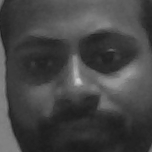
#> input picture FaceRecog/training-data/s3/my_img7.png, 152 x 152 px, found by its file name
$ python imagetoarray.py
#> lines starting #> are read from the running program, lines starting #| are printed output that depends on the picture
import cv2
import numpy as np
import csv
import matplotlib.pyplot as plt
import matplotlib.image as mpimg


img = cv2.imread('RIZWAN_data/my_img7.png')
#> img is the input picture: shape (152, 152, 3); min 27, max 204, mean 68.5
scale_percent = 20 # percent of original size
width = int(img.shape[1] * scale_percent / 100)
#> width = 30
height = int(img.shape[0] * scale_percent / 100)
#> height = 30
dim = (width, height)
#> dim = (30, 30)
resized = cv2.resize(img, dim, interpolation = cv2.INTER_AREA)
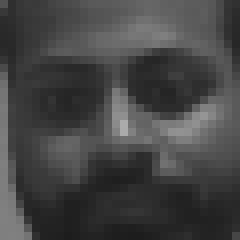
#> resized: shape (30, 30, 3) (shown 8 times larger); min 29, max 171, mean 68.5
plt.imshow(resized)

npimg = np.array(resized, dtype = 'int')
b = list(npimg.flat)
#> b = 2700 values, max 171 at index 1395, min 29 at index 2634, mean 68.52
print(b)
#> (printed output is left out)


head = []
for i in range(1, 13873):
    head.append("pixel"+str(i))


head.insert(0, 'label')

s = ""
for h in range(len(head)-1):
    s += head[h]+','

s += head[h+1]
s += '\n'


csv = open('data.csv', "w", encoding="utf-8")
csv.write(s)
csv.close()

$ run again, with FaceRecog/training-data/s3/my_img106.png copied over FaceRecog/training-data/s3/my_img7.png
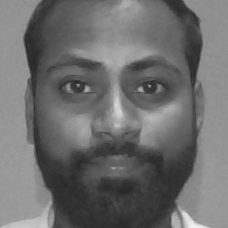
#> input picture FaceRecog/training-data/s3/my_img106.png, 228 x 228 px, found by its file name
#> img is the input picture: shape (228, 228, 3); min 33, max 242, mean 109
#> `resized = cv2.resize(img, dim, interpolation = cv2.INTER_AREA)`:
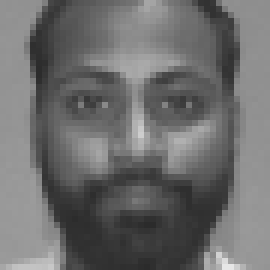
#> resized: shape (45, 45, 3) (shown 6 times larger); min 43, max 230, mean 109
#> b = 6075 values, max 230 at index 6051, min 43 at index 5067, mean 109
#> (printed output is left out)

$ run again, with FaceRecog/training-data/s3/my_img107.png copied over FaceRecog/training-data/s3/my_img7.png
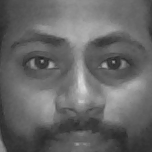
#> input picture FaceRecog/training-data/s3/my_img107.png, 152 x 152 px, found by its file name
#> img is the input picture: shape (152, 152, 3); min 33, max 216, mean 102.8
#> `resized = cv2.resize(img, dim, interpolation = cv2.INTER_AREA)`:
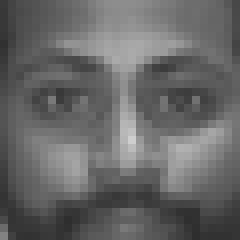
#> resized: shape (30, 30, 3) (shown 8 times larger); min 46, max 206, mean 102.8
#> b = 2700 values, max 206 at index 1578, min 46 at index 2454, mean 102.8
#> (printed output is left out)

$ run again, with FaceRecog/training-data/s3/my_img110.png copied over FaceRecog/training-data/s3/my_img7.png
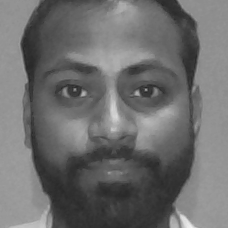
#> input picture FaceRecog/training-data/s3/my_img110.png, 228 x 228 px, found by its file name
#> img is the input picture: shape (228, 228, 3); min 37, max 241, mean 109
#> `resized = cv2.resize(img, dim, interpolation = cv2.INTER_AREA)`:
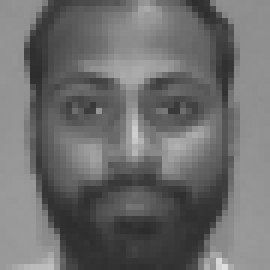
#> resized: shape (45, 45, 3) (shown 6 times larger); min 44, max 223, mean 109
#> b = 6075 values, max 223 at index 6051, min 44 at index 5202, mean 109
#> (printed output is left out)
